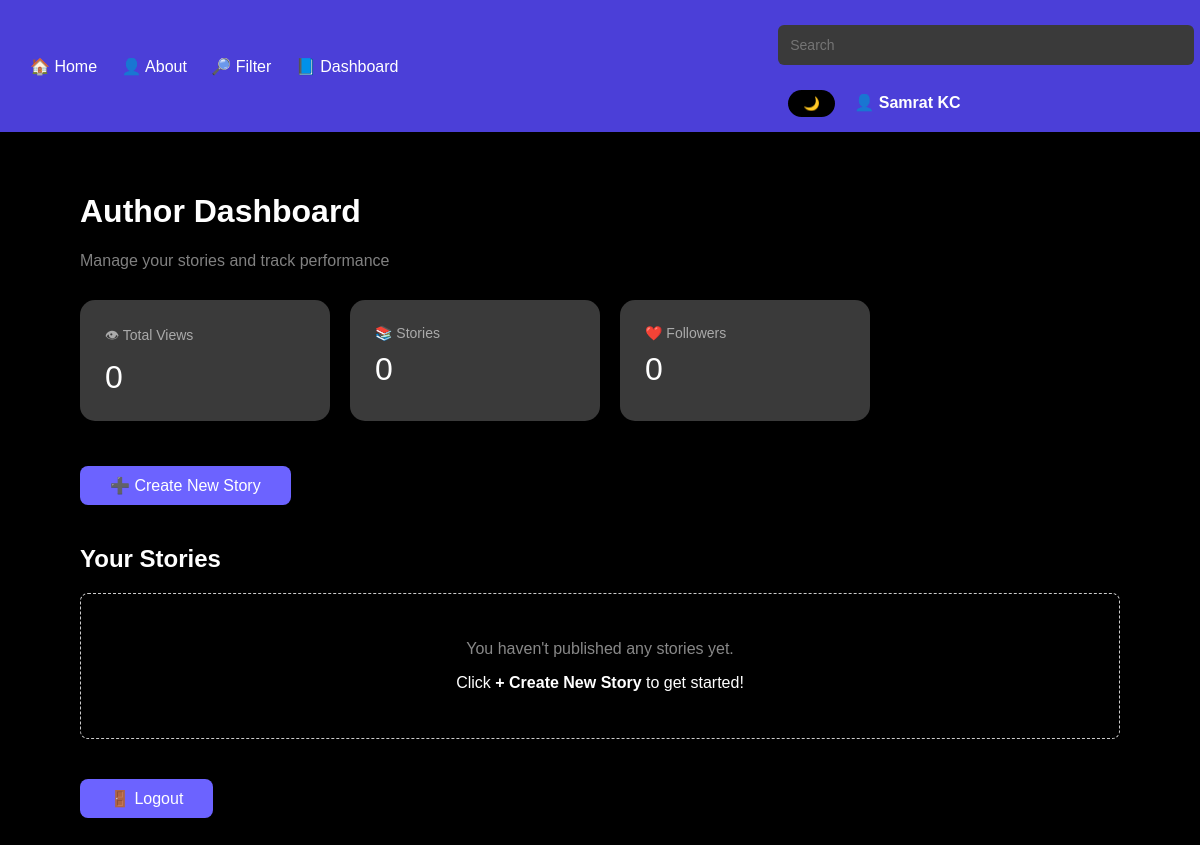
The page /dashboard (signed in) on the database as committed earlier.
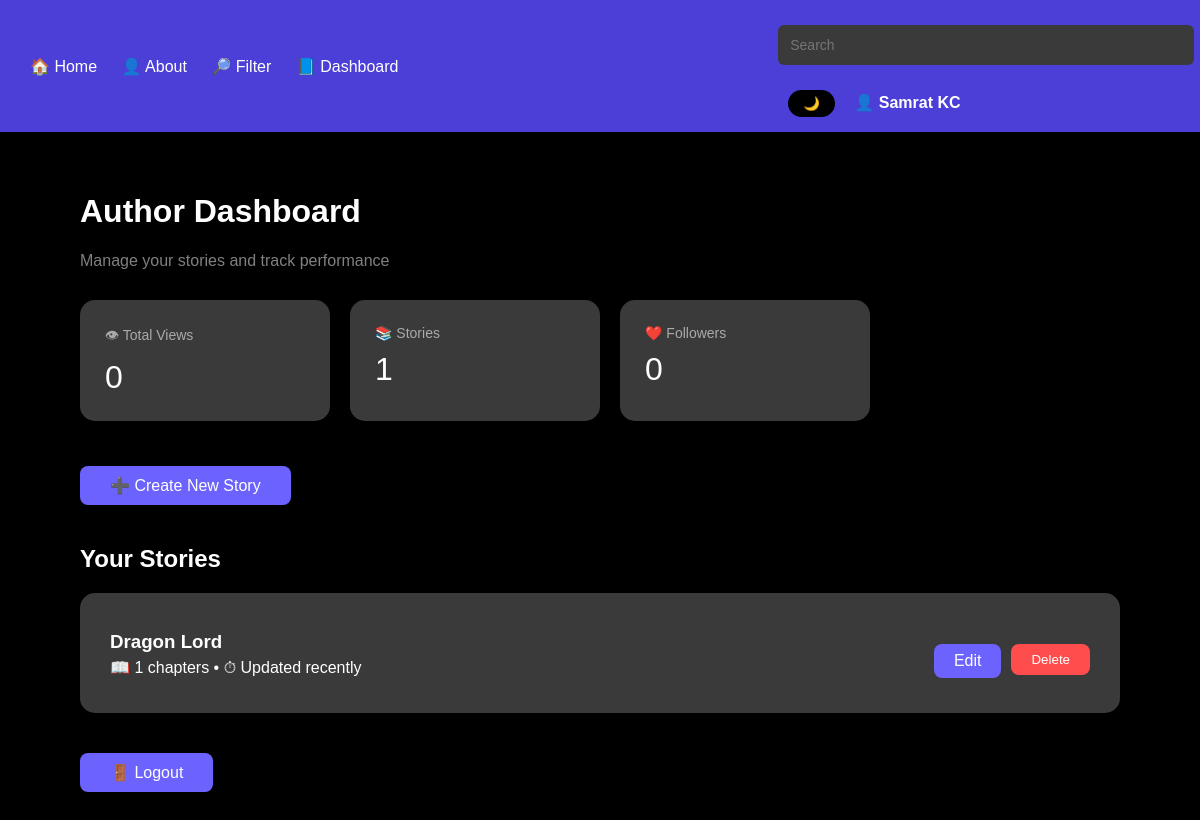
The same page on the database as committed later.
### tables this page shows
CREATE TABLE stories(
            id INTEGER PRIMARY KEY AUTOINCREMENT,
            author_name TEXT,
            title TEXT NOT NULL,
            genre TEXT,
            tags TEXT,
            synopsis TEXT,
            cover_image TEXT
        );

### app.py (the view)
@app.route("/dashboard")
def dashboard():
    if "user" not in session:
        return redirect("/")
    author = session["user"]
    db = get_db()
    cursor = db.cursor()
    cursor.execute("""
        SELECT stories.id, stories.title, COUNT(chapters.id) as chapter_count
        FROM stories
        LEFT JOIN chapters ON stories.id = chapters.story_id
        WHERE stories.author_name = ?
        GROUP BY stories.id
        ORDER BY stories.id DESC
    """, (author,))
    user_stories = cursor.fetchall()
    total_stories_count = len(user_stories)
    db.close()
    return render_template("dashboard.html", user=author, stories=user_stories, total_stories=total_stories_count)

### app.py (called while the page is built)
def get_db():
    return sqlite3.connect(DB_NAME)

### templates/dashboard.html (shortened to what this page needs)
<!DOCTYPE html>
<html>
<head>
    <link rel="stylesheet" href="{{ url_for('static', filename='style.css') }}">
</head>
<body>
<div class="navbar">
    <div class="nav-left">
        <a href="/home" style="color: inherit; text-decoration: none;"><span>🏠 Home</span></a>
        <span>👤 About</span>
        <span>🔎 Filter</span>
        <span>📘 Dashboard</span>
    </div>
    <div class="nav-right">
        <input type="text" placeholder="Search">
        <button id="themeToggle">🌙</button>
        <span class="user-badge">👤 {{ user }}</span>
    </div>
</div>
<div class="dashboard-container">
    <h1>Author Dashboard</h1>
    <p class="subtitle">Manage your stories and track performance</p>
    <div class="stats">
        <div class="stat-card">
            <div class="stat-title">👁 Total Views</div>
            <div class="stat-value">0</div>
        </div>
        <div class="stat-card">
            <div class="stat-title">📚 Stories</div>
            <div class="stat-value">{{ total_stories }}</div>
        </div>
        <div class="stat-card">
            <div class="stat-title">❤️ Followers</div>
            <div class="stat-value">0</div>
        </div>
    </div>
    <a href="/create-story" class="btn create-btn" style="display:inline-block; margin-bottom: 20px;">➕ Create New Story</a>
    <h2>Your Stories</h2>
    {% for story in stories %}
        <div class="story-card" style="display: flex; justify-content: space-between; align-items: center;">
            <div>
                <h3 style="margin-bottom: 5px;">
                    <a href="/read/{{ story[0] }}" style="text-decoration: none; color: inherit;">{{ story[1] }}</a>
                </h3>
                <p style="margin-top: 0;">📖 {{ story[2] }} chapters • ⏱ Updated recently</p>
            </div>
            <div style="display: flex; gap: 10px;">
                <a href="/edit/{{ story[0] }}" class="btn small-btn" style="text-decoration: none; text-align: center; display: inline-block;">Edit</a>
                <form action="/delete-story/{{ story[0] }}" method="POST" onsubmit="return confirm('Are you sure you want to permanently delete this story?');" style="margin: 0;">
                    <button type="submit" class="btn small-btn" style="background: #ff4c4c; color: white; border: none; cursor: pointer;">Delete</button>
                </form>
            </div>
        </div>
    {% else %}
        <div style="text-align: center; padding: 30px; border: 1px dashed #ccc; border-radius: 8px; margin-bottom: 20px;">
            <p style="color: #888;">You haven't published any stories yet.</p>
            <p>Click <strong>+ Create New Story</strong> to get started!</p>
        </div>
    {% endfor %}
    <a class="btn logout-btn" href="/logout" style="display:inline-block; margin-top: 20px;">🚪 Logout</a>
</div>
</body>
</html>

Rows that differ between the two databases and show on the page:
added stories: author_name "Samrat KC", title "Dragon Lord", story "1"
Other text that changed with them:
{{ total_stories }}: "0" → "1"
{{ user }}: "Samrat KC" → (not shown)
text no longer shown: "You haven't published any stories yet. Click + Create New Story to get started!"
